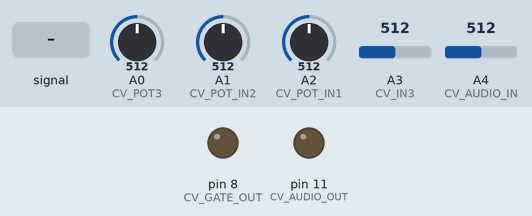
Bench run of a sketch on a simulated Arduino Uno, built with avr-gcc and run on an emulated ATmega328P. On the bench: output pins drawn as LEDs (lit = HIGH). Dashed ring = blinking. Inputs (shaded band) come from the test bench; at power-on: A1 (CV_POT_IN2) = 512, A3 (CV_IN3) = 512, A0 (CV_POT3) = 512, A2 (CV_POT_IN1) = 512, A4 (CV_AUDIO_IN) = 512.

Above: at 1.2 s.
1.3 s: A3 (CV_IN3) fed a 200 Hz sine of ±460 counts around its level
At 1.38 s:
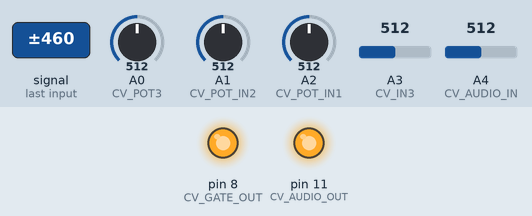
4.3 s: A1 (CV_POT_IN2) set to 623
7.3 s: A1 (CV_POT_IN2) set to 647
At 7.8 s:
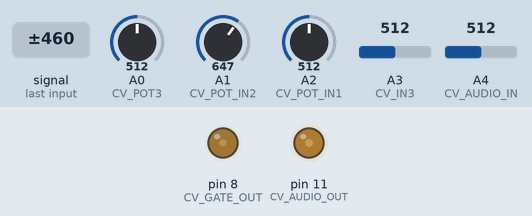
8.8 s: A4 (CV_AUDIO_IN) fed a 2 Hz sine of ±306 counts around its level
At 9.41 s:
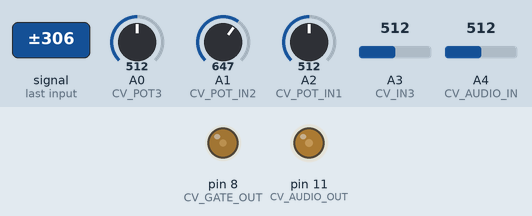
11.8 s: A3 (CV_IN3) set to 810
14.8 s: A1 (CV_POT_IN2) set to 306
At 15.44 s:
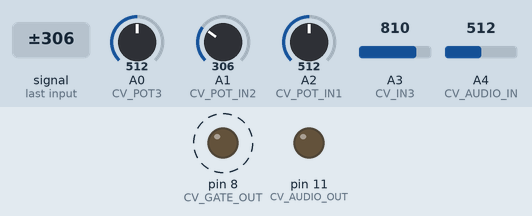
Timing chart, 0 to 18.8 s (numbered marks = the images above; inputs shaded):
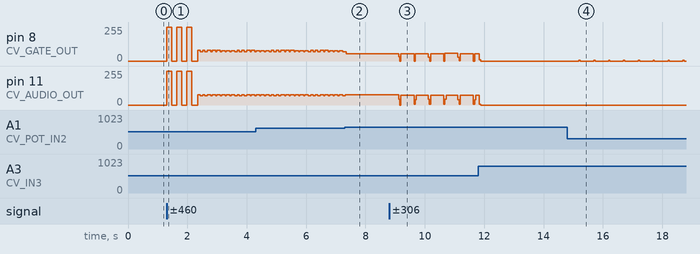

The sketch:

multiple.ino
```cpp
// (licence header left out)
/// MULTIPLE
///
/// Multiple is a two-track clock multiplier.  Multiple is meant to
/// run on the AE Modular GRAINS, but it could be adapted to any Arduino.
///
/// Multiple takes a clock input and attempts to produce a multiple of it.  It
/// won't be able to properly generate multiple beats until two successive initial beats when
/// you reset (for obvious reasons).
///
/// SET GRAINS TO GRAINS MODE.  (If you want MOZZI mode, change CV_AUDIO_OUT to 9)
///
/// CONFIGURATION
///
/// IN 1            [Unused]
/// IN 2            [Unused]
/// IN 3            Clock
/// AUDIO IN (A)    Reset
/// AUDIO OUT       Clock Multiple 1
/// DIGITAL OUT (D) Clock Multiple 2
///
/// POT 1           Choice of Clock Multiple 1   [Set the switch to MAN]
///
/// POT 2           Choice of Clock Multiple 2  [Set the switch to MAN]
///
/// POT 3           Pulse Width
///
/// CLOCK MULTIPLE CHOICES
///
/// At present the options are (left to right):
///
/// 16 pulses per clock in
/// 7 pulses per clock in
/// 6 pulses per clock in
/// 5 pulses per clock in
/// 4 pulses per clock in
/// 3 pulses per clock in
/// "Swing": 3 pulses per 2 clock ins, middle pulse omitted
/// 2 pulses per clock in
///
///
/// WEAKNESSES
///
/// Currently after you reset, Multiple will always wait a beat so it can measure the beat length
/// in order to get the right sub-beat.  This could be improved: resets do not change the
/// beat length per se.  I'll work on it.
///
/// If you change the speed, Multiple will not catch up until a beat or two later.  That could
/// be improved as well.
///
/// Multiple was meant to be able to do polyrhythms on the beat, but at present bugs are preventing
/// this from happening.
///
/// If you change the pot to a value "in between" two options, Multiple will get confused and may
/// not pulse at all.  Move the pot until Multiple is locked on.
///
/// USING DRUMKIT010
///
/// Be sure to set DrumKit1010's TRIG MODE switch to "D" (Digital), so it properly
/// responds to triggers.

////////// PINOUTS

#define CV_POT_IN1    A2    // Choice of Clock Multiple 1
#define CV_POT_IN2    A1    // Choice of Clock Multiple 1
#define CV_POT3       A0    // Pulsewidth
#define CV_IN3        A3    // Clock
#define CV_AUDIO_IN   A4    // Reset
#define CV_AUDIO_OUT  11    // Multiple 1
#define CV_GATE_OUT   8     // Multiple 2

#define SWING_2   6         // Position of the special SWING 2 option in the list
#define MINIMUM_RESET 800   // How high the trigger should be to trigger a reset
#define MINIMUM_CLOCK 800   // How high the trigger should be to trigger an incoming clock pulse
#define BIG_NUMBER 100    // Totals are set to this to guarantee that they are "finished"

uint32_t counter;         // A counter starting at the last pulse
uint32_t pulseInterval;   // Our estimate for how long a pulse is
uint8_t clock = false;    // Did we clock?  So we don't clock again

uint8_t option1 = 0;    // which option are we doing?
uint8_t option2 = 0;
uint8_t total1 = BIG_NUMBER;    // How many have we done?
uint8_t total2 = BIG_NUMBER;
uint32_t counter1 = 0;     // How many ticks have transpired since our initiating clock
uint32_t counter2 = 0;
uint32_t jump1 = 0;      // What is the interval?
uint32_t jump2 = 0;
uint8_t max1 = 0;
uint8_t max2 = 0;
uint8_t state1 = 0;
uint8_t state2 = 0;
uint16_t pulsewidth;
int16_t last_option1 = -1;
int16_t last_option2 = -1;

void reset()
    {
    counter = 0;
    pulseInterval = 0;
    counter1 = 0;
    counter2 = 0;
    total1 = BIG_NUMBER;
    total2 = BIG_NUMBER;
    jump1 = 0;
    jump2 = 0;
    clock = false;
    digitalWrite(CV_AUDIO_OUT, 0);
    digitalWrite(CV_GATE_OUT, 0);
    }

void setup()
    {
    pinMode(CV_AUDIO_OUT, OUTPUT);
    pinMode(CV_GATE_OUT, OUTPUT);
    reset();
    // Serial.begin(115200);
    }


void pulse1()
    {
    digitalWrite(CV_AUDIO_OUT, 1);
    state1 = 1;
    }

void pulse2()
    {
    digitalWrite(CV_GATE_OUT, 1);
    state2 = 1;
    }

// Range of 0...32773
uint16_t div7(uint16_t dividend)
    {
    uint32_t invDivisor = 0x2492;
    uint16_t div = (uint16_t) ((invDivisor * (dividend + 1)) >> 16);
    return div;
    }

// Range of 0...65535
uint16_t div5(uint16_t dividend)
    {
    uint32_t invDivisor = 0x3333;
    uint16_t div = (uint16_t) ((invDivisor * (dividend + 1)) >> 16);
    return div;
    }

// Range of 0...65535
uint16_t div3(uint16_t dividend)
    {
    uint32_t invDivisor = 0x5555;
    uint16_t div = (uint16_t) ((invDivisor * (dividend + 1)) >> 16);
    return div;
    }

uint16_t computeJump(uint8_t out)
    {
    uint8_t option = (out == 0 ? option1 : option2);
    switch(option)
        {
        case 0: // 16
            if (out == 0)  max1 = 16; else  max2 = 16;
            return pulseInterval >> 4;
            break;
//case 1: // 12
//  if (out == 0)  max1 = 12; else  max2 = 12;
//  return div3(pulseInterval >> 2);   // div12 doesn't have a large enough range
//break;
//case 2: // 9
//  if (out == 0)  max1 = 9; else  max2 = 9;
//  return div3(div3(pulseInterval));   // div9 doesn't have a large enough range
//break;
//case 3: // 8
//   if (out == 0)  max1 = 8; else  max2 = 8;
// return pulseInterval >> 3;
//break;
        case 1: // 7
            if (out == 0)  max1 = 7; else  max2 = 7;
            return div7(pulseInterval);
            break;
        case 2: // 6
            if (out == 0)  max1 = 6; else  max2 = 6;
            return div3(pulseInterval >> 1);    // div6 doesn't have a large enough range
            break;
        case 3: // 5
            if (out == 0)  max1 = 5; else  max2 = 5;
            return div5(pulseInterval);
            break;
        case 4: // 4
            if (out == 0)  max1 = 4; else  max2 = 4;
            return pulseInterval >> 2;
            break;
        case 5: // 3
            if (out == 0)  max1 = 3; else  max2 = 3;
            return div3(pulseInterval);
            break;
        case 6: // 2 Swing
            if (out == 0)  max1 = 3; else  max2 = 3;
            return div3(pulseInterval);
            break;
        case 7: // 2
            if (out == 0)  max1 = 2; else  max2 = 2;
            return pulseInterval >> 1;
            break;
//case 11: // 3/2
//   if (out == 0)  max1 = 3; else  max2 = 3;
// return (pulseInterval * 3) >> 2;
//break;
//case 12: // 4/3
//   if (out == 0)  max1 = 4; else  max2 = 4;
// return div3(pulseInterval * 4);
//break;
//case 13: // 5/4
//   if (out == 0)  max1 = 5; else  max2 = 5;
// return (pulseInterval * 5) >> 2;
//break;
//case 14: // 3/4
//  if (out == 0)  max1 = 3; else  max2 = 3;
//  return div3(pulseInterval * 4);
//break;
//case 15: // 2/3
//   if (out == 0)  max1 = 2; else  max2 = 2;
// return (pulseInterval * 3) >> 1;
//break;
        }
    }

void loop()
    {

// Determine if we need to reset

    analogRead(CV_AUDIO_IN);    // throwaway because it has high impedance :-(
    uint16_t b = analogRead(CV_AUDIO_IN);
    if (b > MINIMUM_RESET)
        {
        reset();
        return;
        }

// Update our counters
    counter++;
    counter1++;
    counter2++;


// Compute pulsewidth
    pulsewidth = analogRead(CV_POT3) + 1;


// Determine if we need to turn OFF outgoing triggers

// max1 originally 3??

    if (state1 && total1 <= max1 && counter1 >= (jump1 * (total1 - 1) + ((jump1 * pulsewidth) >> 10)))
        {
        digitalWrite(CV_AUDIO_OUT, 0);
        state1 = 0;
        }

    if (state2 && total2 <= max2 && counter2 >= (jump2 * (total2 - 1) + ((jump2 * pulsewidth) >> 10)))
        {
        digitalWrite(CV_GATE_OUT, 0);
        state2 = 0;
        }


// Determine if the user changed an option

    uint8_t opt = analogRead(CV_POT_IN1) >> 7;
    if (opt != option1) { option1 = opt; total1 = BIG_NUMBER; }   // reset
    opt = analogRead(CV_POT_IN2) >> 7;
    if (opt != option2) { option2 = opt; total2 = BIG_NUMBER; }   // reset

// Determine if we received a clock

    uint16_t a = analogRead(CV_IN3);
    if (a < MINIMUM_CLOCK)
        {
        clock = false;
        }
    else if (!clock)
        {
// update the pulse interval and lock the clock
        pulseInterval = counter;
        counter = 0;
        clock = true;

// If either of our outgoing triggers is done with their sequence,
// pulse them the first time in sync with the clock and get them going

        if (total1 >= max1)
            {
            jump1 = computeJump(0);
            pulse1();
            total1 = 1;
            counter1 = 0;
            }
        if (total2 >= max2)
            {
            jump2 = computeJump(1);
            pulse2();
            total2 = 1;
            counter2 = 0;
            }
        }

// Determine if we need to do a pulse

    if (total1 < max1 && counter1 >= jump1 * total1) // time to jump!
        {
        if (option1 != SWING_2 || total1 != 1) pulse1();
        total1++;
        }

    if (total2 < max2 && counter2 >= jump2 * total2) // time to jump!
        {
        if (option2 != SWING_2 || total2 != 1) pulse2();
        total2++;
        }
    }
```

Measured:
- the behaviour switches between 639 and 640 on A1 (CV_POT_IN2) (found by bisection; images 1 and 2)
- after the input at 7.3 s, pin 11 (CV_AUDIO_OUT): goes on until 7.3 s, then stays 77/255
- after the input at 8.8 s, pin 8 (CV_GATE_OUT): ramps from 57/255 to 0/255 and jumps back, once every 0.48 s
- after the input at 14.8 s, pin 8 (CV_GATE_OUT): alternates 7/255 for 0.04 s and 0/255 for 0.46 s, starting after 0.39 s
